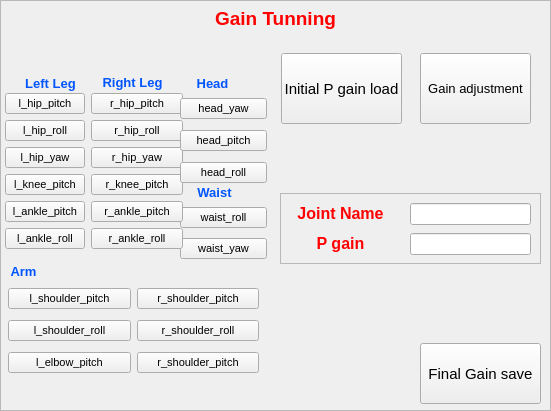
        <widget class="QFrame" name="frame_21">
         <property name="geometry">
          <rect>
           <x>429</x>
           <y>17</y>
           <width>551</width>
           <height>411</height>
          </rect>
         </property>
         <property name="frameShape">
          <enum>QFrame::StyledPanel</enum>
         </property>
         <property name="frameShadow">
          <enum>QFrame::Raised</enum>
         </property>
         <widget class="QWidget" name="verticalLayoutWidget_7">
          <property name="geometry">
           <rect>
            <x>180</x>
            <y>203</y>
            <width>87</width>
            <height>62</height>
           </rect>
          </property>
          <layout class="QVBoxLayout" name="verticalLayout_7">
           <item>
            <widget class="QPushButton" name="waist_roll_button">
             <property name="font">
              <font>
               <pointsize>8</pointsize>
              </font>
             </property>
             <property name="text">
              <string>waist_roll</string>
             </property>
            </widget>
           </item>
           <item>
            <widget class="QPushButton" name="waist_yaw_button">
             <property name="font">
              <font>
               <pointsize>8</pointsize>
              </font>
             </property>
             <property name="text">
              <string>waist_yaw</string>
             </property>
            </widget>
           </item>
          </layout>
         </widget>
         <widget class="QLabel" name="label_163">
          <property name="geometry">
           <rect>
            <x>97</x>
            <y>72</y>
            <width>71</width>
            <height>21</height>
           </rect>
          </property>
          <property name="font">
           <font>
            <family>Ubuntu</family>
            <pointsize>24</pointsize>
            <weight>50</weight>
            <bold>false</bold>
           </font>
          </property>
          <property name="frameShape">
           <enum>QFrame::NoFrame</enum>
          </property>
          <property name="text">
           <string>&lt;!DOCTYPE HTML PUBLIC &quot;-//W3C//DTD HTML 4.0//EN&quot; &quot;http://www.w3.org/TR/REC-html40/strict.dtd&quot;&gt;
&lt;html&gt;&lt;head&gt;&lt;meta name=&quot;qrichtext&quot; content=&quot;1&quot; /&gt;&lt;style type=&quot;text/css&quot;&gt;
p, li { white-space: pre-wrap; }
&lt;/style&gt;&lt;/head&gt;&lt;body style=&quot; font-family:'Ubuntu'; font-size:24pt; font-weight:400; font-style:normal;&quot;&gt;
&lt;p align=&quot;center&quot; style=&quot; margin-top:12px; margin-bottom:12px; margin-left:0px; margin-right:0px; -qt-block-indent:0; text-indent:0px;&quot;&gt;&lt;span style=&quot; font-size:10pt; font-weight:600; color:#0055ff;&quot;&gt;Right Leg&lt;/span&gt;&lt;/p&gt;&lt;/body&gt;&lt;/html&gt;</string>
          </property>
          <property name="textFormat">
           <enum>Qt::AutoText</enum>
          </property>
          <property name="margin">
           <number>0</number>
          </property>
         </widget>
         <widget class="QLabel" name="label_164">
          <property name="geometry">
           <rect>
            <x>177</x>
            <y>73</y>
            <width>71</width>
            <height>21</height>
           </rect>
          </property>
          <property name="font">
           <font>
            <family>Ubuntu</family>
            <pointsize>24</pointsize>
            <weight>50</weight>
            <bold>false</bold>
           </font>
          </property>
          <property name="frameShape">
           <enum>QFrame::NoFrame</enum>
          </property>
          <property name="text">
           <string>&lt;!DOCTYPE HTML PUBLIC &quot;-//W3C//DTD HTML 4.0//EN&quot; &quot;http://www.w3.org/TR/REC-html40/strict.dtd&quot;&gt;
&lt;html&gt;&lt;head&gt;&lt;meta name=&quot;qrichtext&quot; content=&quot;1&quot; /&gt;&lt;style type=&quot;text/css&quot;&gt;
p, li { white-space: pre-wrap; }
&lt;/style&gt;&lt;/head&gt;&lt;body style=&quot; font-family:'Ubuntu'; font-size:24pt; font-weight:400; font-style:normal;&quot;&gt;
&lt;p align=&quot;center&quot; style=&quot; margin-top:12px; margin-bottom:12px; margin-left:0px; margin-right:0px; -qt-block-indent:0; text-indent:0px;&quot;&gt;&lt;span style=&quot; font-size:10pt; font-weight:600; color:#0055ff;&quot;&gt;Head&lt;/span&gt;&lt;/p&gt;&lt;/body&gt;&lt;/html&gt;</string>
          </property>
          <property name="textFormat">
           <enum>Qt::AutoText</enum>
          </property>
          <property name="margin">
           <number>0</number>
          </property>
         </widget>
         <widget class="QWidget" name="formLayoutWidget_4">
          <property name="geometry">
           <rect>
            <x>5</x>
            <y>93</y>
            <width>178</width>
            <height>194</height>
           </rect>
          </property>
          <layout class="QFormLayout" name="formLayout_4">
           <item row="0" column="0">
            <widget class="QPushButton" name="l_hip_pitch_button">
             <property name="font">
              <font>
               <pointsize>8</pointsize>
              </font>
             </property>
             <property name="text">
              <string>l_hip_pitch</string>
             </property>
            </widget>
           </item>
           <item row="0" column="1">
            <widget class="QPushButton" name="r_hip_pitch_button">
             <property name="font">
              <font>
               <pointsize>8</pointsize>
              </font>
             </property>
             <property name="text">
              <string>r_hip_pitch</string>
             </property>
            </widget>
           </item>
           <item row="1" column="0">
            <widget class="QPushButton" name="l_hip_roll_button">
             <property name="font">
              <font>
               <pointsize>8</pointsize>
              </font>
             </property>
             <property name="text">
              <string>l_hip_roll</string>
             </property>
            </widget>
           </item>
           <item row="1" column="1">
            <widget class="QPushButton" name="r_hip_roll_button">
             <property name="font">
              <font>
               <pointsize>8</pointsize>
              </font>
             </property>
             <property name="text">
              <string>r_hip_roll</string>
             </property>
            </widget>
           </item>
           <item row="2" column="0">
            <widget class="QPushButton" name="l_hip_yaw_button">
             <property name="font">
              <font>
               <pointsize>8</pointsize>
              </font>
             </property>
             <property name="text">
              <string>l_hip_yaw</string>
             </property>
            </widget>
           </item>
           <item row="2" column="1">
            <widget class="QPushButton" name="r_hip_yaw_button">
             <property name="font">
              <font>
               <pointsize>8</pointsize>
              </font>
             </property>
             <property name="text">
              <string>r_hip_yaw</string>
             </property>
            </widget>
           </item>
           <item row="3" column="0">
            <widget class="QPushButton" name="l_knee_pitch_button">
             <property name="font">
              <font>
               <pointsize>8</pointsize>
              </font>
             </property>
             <property name="text">
              <string>l_knee_pitch</string>
             </property>
            </widget>
           </item>
           <item row="3" column="1">
            <widget class="QPushButton" name="r_knee_pitch_button">
             <property name="font">
              <font>
               <pointsize>8</pointsize>
              </font>
             </property>
             <property name="text">
              <string>r_knee_pitch</string>
             </property>
            </widget>
           </item>
           <item row="4" column="0">
            <widget class="QPushButton" name="l_ankle_pitch_button">
             <property name="font">
              <font>
               <pointsize>8</pointsize>
              </font>
             </property>
             <property name="text">
              <string>l_ankle_pitch</string>
             </property>
            </widget>
           </item>
           <item row="4" column="1">
            <widget class="QPushButton" name="r_ankle_pitch_button">
             <property name="font">
              <font>
               <pointsize>8</pointsize>
              </font>
             </property>
             <property name="text">
              <string>r_ankle_pitch</string>
             </property>
            </widget>
           </item>
           <item row="5" column="1">
            <widget class="QPushButton" name="r_ankle_roll_button">
             <property name="font">
              <font>
               <pointsize>8</pointsize>
              </font>
             </property>
             <property name="text">
              <string>r_ankle_roll</string>
             </property>
            </widget>
           </item>
           <item row="5" column="0">
            <widget class="QPushButton" name="l_ankle_roll_button">
             <property name="font">
              <font>
               <pointsize>8</pointsize>
              </font>
             </property>
             <property name="text">
              <string>l_ankle_roll</string>
             </property>
            </widget>
           </item>
          </layout>
         </widget>
         <widget class="QLabel" name="label_165">
          <property name="geometry">
           <rect>
            <x>179</x>
            <y>182</y>
            <width>71</width>
            <height>21</height>
           </rect>
          </property>
          <property name="font">
           <font>
            <family>Ubuntu</family>
            <pointsize>24</pointsize>
            <weight>50</weight>
            <bold>false</bold>
           </font>
          </property>
          <property name="frameShape">
           <enum>QFrame::NoFrame</enum>
          </property>
          <property name="text">
           <string>&lt;!DOCTYPE HTML PUBLIC &quot;-//W3C//DTD HTML 4.0//EN&quot; &quot;http://www.w3.org/TR/REC-html40/strict.dtd&quot;&gt;
&lt;html&gt;&lt;head&gt;&lt;meta name=&quot;qrichtext&quot; content=&quot;1&quot; /&gt;&lt;style type=&quot;text/css&quot;&gt;
p, li { white-space: pre-wrap; }
&lt;/style&gt;&lt;/head&gt;&lt;body style=&quot; font-family:'Ubuntu'; font-size:24pt; font-weight:400; font-style:normal;&quot;&gt;
&lt;p align=&quot;center&quot; style=&quot; margin-top:12px; margin-bottom:12px; margin-left:0px; margin-right:0px; -qt-block-indent:0; text-indent:0px;&quot;&gt;&lt;span style=&quot; font-size:10pt; font-weight:600; color:#0055ff;&quot;&gt;Waist&lt;/span&gt;&lt;/p&gt;&lt;/body&gt;&lt;/html&gt;</string>
          </property>
          <property name="textFormat">
           <enum>Qt::AutoText</enum>
          </property>
          <property name="margin">
           <number>0</number>
          </property>
         </widget>
         <widget class="QWidget" name="verticalLayoutWidget_3">
          <property name="geometry">
           <rect>
            <x>180</x>
            <y>93</y>
            <width>87</width>
            <height>95</height>
           </rect>
          </property>
          <layout class="QVBoxLayout" name="verticalLayout_3">
           <item>
            <widget class="QPushButton" name="head_yaw_button">
             <property name="font">
              <font>
               <pointsize>8</pointsize>
               <italic>false</italic>
              </font>
             </property>
             <property name="text">
              <string>head_yaw</string>
             </property>
            </widget>
           </item>
           <item>
            <widget class="QPushButton" name="head_pitch_button">
             <property name="font">
              <font>
               <pointsize>8</pointsize>
               <italic>false</italic>
              </font>
             </property>
             <property name="text">
              <string>head_pitch</string>
             </property>
            </widget>
           </item>
           <item>
            <widget class="QPushButton" name="head_roll_button">
             <property name="font">
              <font>
               <pointsize>8</pointsize>
               <italic>false</italic>
              </font>
             </property>
             <property name="text">
              <string>head_roll</string>
             </property>
            </widget>
           </item>
          </layout>
         </widget>
         <widget class="QLabel" name="label_162">
          <property name="geometry">
           <rect>
            <x>15</x>
            <y>73</y>
            <width>71</width>
            <height>21</height>
           </rect>
          </property>
          <property name="font">
           <font>
            <family>Ubuntu</family>
            <pointsize>24</pointsize>
            <weight>50</weight>
            <bold>false</bold>
           </font>
          </property>
          <property name="frameShape">
           <enum>QFrame::NoFrame</enum>
          </property>
          <property name="text">
           <string>&lt;!DOCTYPE HTML PUBLIC &quot;-//W3C//DTD HTML 4.0//EN&quot; &quot;http://www.w3.org/TR/REC-html40/strict.dtd&quot;&gt;
&lt;html&gt;&lt;head&gt;&lt;meta name=&quot;qrichtext&quot; content=&quot;1&quot; /&gt;&lt;style type=&quot;text/css&quot;&gt;
p, li { white-space: pre-wrap; }
&lt;/style&gt;&lt;/head&gt;&lt;body style=&quot; font-family:'Ubuntu'; font-size:24pt; font-weight:400; font-style:normal;&quot;&gt;
&lt;p align=&quot;center&quot; style=&quot; margin-top:12px; margin-bottom:12px; margin-left:0px; margin-right:0px; -qt-block-indent:0; text-indent:0px;&quot;&gt;&lt;span style=&quot; font-size:10pt; font-weight:600; color:#0055ff;&quot;&gt;Left Leg&lt;/span&gt;&lt;/p&gt;&lt;/body&gt;&lt;/html&gt;</string>
          </property>
          <property name="textFormat">
           <enum>Qt::AutoText</enum>
          </property>
          <property name="margin">
           <number>0</number>
          </property>
         </widget>
         <widget class="QFrame" name="frame_35">
          <property name="geometry">
           <rect>
            <x>280</x>
            <y>193</y>
            <width>261</width>
            <height>71</height>
           </rect>
          </property>
          <property name="frameShape">
           <enum>QFrame::StyledPanel</enum>
          </property>
          <property name="frameShadow">
           <enum>QFrame::Raised</enum>
          </property>
          <widget class="QLineEdit" name="joint_name_edit">
           <property name="geometry">
            <rect>
             <x>130</x>
             <y>10</y>
             <width>121</width>
             <height>22</height>
            </rect>
           </property>
          </widget>
          <widget class="QLabel" name="label_166">
           <property name="geometry">
            <rect>
             <x>10</x>
             <y>0</y>
             <width>101</width>
             <height>41</height>
            </rect>
           </property>
           <property name="font">
            <font>
             <family>Ubuntu</family>
             <pointsize>24</pointsize>
             <weight>50</weight>
             <bold>false</bold>
            </font>
           </property>
           <property name="frameShape">
            <enum>QFrame::NoFrame</enum>
           </property>
           <property name="text">
            <string>&lt;!DOCTYPE HTML PUBLIC &quot;-//W3C//DTD HTML 4.0//EN&quot; &quot;http://www.w3.org/TR/REC-html40/strict.dtd&quot;&gt;
&lt;html&gt;&lt;head&gt;&lt;meta name=&quot;qrichtext&quot; content=&quot;1&quot; /&gt;&lt;style type=&quot;text/css&quot;&gt;
p, li { white-space: pre-wrap; }
&lt;/style&gt;&lt;/head&gt;&lt;body style=&quot; font-family:'Ubuntu'; font-size:24pt; font-weight:400; font-style:normal;&quot;&gt;
&lt;p align=&quot;center&quot; style=&quot; margin-top:12px; margin-bottom:12px; margin-left:0px; margin-right:0px; -qt-block-indent:0; text-indent:0px;&quot;&gt;&lt;span style=&quot; font-size:12pt; font-weight:600; color:#ff0000;&quot;&gt;Joint Name&lt;/span&gt;&lt;/p&gt;&lt;/body&gt;&lt;/html&gt;</string>
           </property>
           <property name="textFormat">
            <enum>Qt::AutoText</enum>
           </property>
           <property name="margin">
            <number>0</number>
           </property>
          </widget>
          <widget class="QLabel" name="label_167">
           <property name="geometry">
            <rect>
             <x>10</x>
             <y>30</y>
             <width>101</width>
             <height>41</height>
            </rect>
           </property>
           <property name="font">
            <font>
             <family>Ubuntu</family>
             <pointsize>24</pointsize>
             <weight>50</weight>
             <bold>false</bold>
            </font>
           </property>
           <property name="frameShape">
            <enum>QFrame::NoFrame</enum>
           </property>
           <property name="text">
            <string>&lt;!DOCTYPE HTML PUBLIC &quot;-//W3C//DTD HTML 4.0//EN&quot; &quot;http://www.w3.org/TR/REC-html40/strict.dtd&quot;&gt;
&lt;html&gt;&lt;head&gt;&lt;meta name=&quot;qrichtext&quot; content=&quot;1&quot; /&gt;&lt;style type=&quot;text/css&quot;&gt;
p, li { white-space: pre-wrap; }
&lt;/style&gt;&lt;/head&gt;&lt;body style=&quot; font-family:'Ubuntu'; font-size:24pt; font-weight:400; font-style:normal;&quot;&gt;
&lt;p align=&quot;center&quot; style=&quot; margin-top:12px; margin-bottom:12px; margin-left:0px; margin-right:0px; -qt-block-indent:0; text-indent:0px;&quot;&gt;&lt;span style=&quot; font-size:12pt; font-weight:600; color:#ff0000;&quot;&gt;P gain&lt;/span&gt;&lt;/p&gt;&lt;/body&gt;&lt;/html&gt;</string>
           </property>
           <property name="textFormat">
            <enum>Qt::AutoText</enum>
           </property>
           <property name="margin">
            <number>0</number>
           </property>
          </widget>
          <widget class="QLineEdit" name="p_gain_edit">
           <property name="geometry">
            <rect>
             <x>130</x>
             <y>40</y>
             <width>121</width>
             <height>22</height>
            </rect>
           </property>
          </widget>
         </widget>
         <widget class="QWidget" name="gridLayoutWidget">
          <property name="geometry">
           <rect>
            <x>8</x>
            <y>283</y>
            <width>251</width>
            <height>95</height>
           </rect>
          </property>
          <layout class="QGridLayout" name="gridLayout">
           <item row="0" column="2">
            <widget class="QPushButton" name="r_shoulder_pitch_button">
             <property name="font">
              <font>
               <pointsize>8</pointsize>
              </font>
             </property>
             <property name="text">
              <string>r_shoulder_pitch</string>
             </property>
            </widget>
           </item>
           <item row="0" column="0">
            <widget class="QPushButton" name="l_shoulder_pitch_button">
             <property name="font">
              <font>
               <pointsize>8</pointsize>
              </font>
             </property>
             <property name="text">
              <string>l_shoulder_pitch</string>
             </property>
            </widget>
           </item>
           <item row="1" column="0">
            <widget class="QPushButton" name="l_shoulder_roll_button">
             <property name="font">
              <font>
               <pointsize>8</pointsize>
              </font>
             </property>
             <property name="text">
              <string>l_shoulder_roll</string>
             </property>
            </widget>
           </item>
           <item row="2" column="0">
            <widget class="QPushButton" name="l_elbow_pitch_button">
             <property name="font">
              <font>
               <pointsize>8</pointsize>
              </font>
             </property>
             <property name="text">
              <string>l_elbow_pitch</string>
             </property>
            </widget>
           </item>
           <item row="1" column="2">
            <widget class="QPushButton" name="r_shoulder_roll_button">
             <property name="font">
              <font>
               <pointsize>8</pointsize>
              </font>
             </property>
             <property name="text">
              <string>r_shoulder_roll</string>
             </property>
            </widget>
           </item>
           <item row="2" column="2">
            <widget class="QPushButton" name="r_elbow_pitch_button">
             <property name="font">
              <font>
               <pointsize>8</pointsize>
              </font>
             </property>
             <property name="text">
              <string>r_shoulder_pitch</string>
             </property>
            </widget>
           </item>
          </layout>
         </widget>
         <widget class="QLabel" name="label_168">
          <property name="geometry">
           <rect>
            <x>-12</x>
            <y>261</y>
            <width>71</width>
            <height>21</height>
           </rect>
          </property>
          <property name="font">
           <font>
            <family>Ubuntu</family>
            <pointsize>24</pointsize>
            <weight>50</weight>
            <bold>false</bold>
           </font>
          </property>
          <property name="frameShape">
           <enum>QFrame::NoFrame</enum>
          </property>
          <property name="text">
           <string>&lt;!DOCTYPE HTML PUBLIC &quot;-//W3C//DTD HTML 4.0//EN&quot; &quot;http://www.w3.org/TR/REC-html40/strict.dtd&quot;&gt;
&lt;html&gt;&lt;head&gt;&lt;meta name=&quot;qrichtext&quot; content=&quot;1&quot; /&gt;&lt;style type=&quot;text/css&quot;&gt;
p, li { white-space: pre-wrap; }
&lt;/style&gt;&lt;/head&gt;&lt;body style=&quot; font-family:'Ubuntu'; font-size:24pt; font-weight:400; font-style:normal;&quot;&gt;
&lt;p align=&quot;center&quot; style=&quot; margin-top:12px; margin-bottom:12px; margin-left:0px; margin-right:0px; -qt-block-indent:0; text-indent:0px;&quot;&gt;&lt;span style=&quot; font-size:10pt; font-weight:600; color:#0055ff;&quot;&gt;Arm&lt;/span&gt;&lt;/p&gt;&lt;/body&gt;&lt;/html&gt;</string>
          </property>
          <property name="textFormat">
           <enum>Qt::AutoText</enum>
          </property>
          <property name="margin">
           <number>0</number>
          </property>
         </widget>
         <widget class="QPushButton" name="initial_p_gain_load_button">
          <property name="geometry">
           <rect>
            <x>281</x>
            <y>53</y>
            <width>121</width>
            <height>71</height>
           </rect>
          </property>
          <property name="font">
           <font>
            <pointsize>11</pointsize>
           </font>
          </property>
          <property name="text">
           <string>Initial P gain load</string>
          </property>
         </widget>
         <widget class="QPushButton" name="gain_adjustment_button">
          <property name="geometry">
           <rect>
            <x>420</x>
            <y>53</y>
            <width>111</width>
            <height>71</height>
           </rect>
          </property>
          <property name="font">
           <font>
            <pointsize>10</pointsize>
            <italic>false</italic>
           </font>
          </property>
          <property name="text">
           <string>Gain adjustment</string>
          </property>
         </widget>
         <widget class="QPushButton" name="final_gain_save_button">
          <property name="geometry">
           <rect>
            <x>420</x>
            <y>343</y>
            <width>121</width>
            <height>61</height>
           </rect>
          </property>
          <property name="font">
           <font>
            <pointsize>11</pointsize>
           </font>
          </property>
          <property name="text">
           <string>Final Gain save</string>
          </property>
         </widget>
         <widget class="QLabel" name="label_91">
          <property name="geometry">
           <rect>
            <x>200</x>
            <y>-2</y>
            <width>151</width>
            <height>41</height>
           </rect>
          </property>
          <property name="font">
           <font>
            <family>Ubuntu</family>
            <pointsize>24</pointsize>
            <weight>50</weight>
            <bold>false</bold>
           </font>
          </property>
          <property name="frameShape">
           <enum>QFrame::NoFrame</enum>
          </property>
          <property name="text">
           <string>&lt;!DOCTYPE HTML PUBLIC &quot;-//W3C//DTD HTML 4.0//EN&quot; &quot;http://www.w3.org/TR/REC-html40/strict.dtd&quot;&gt;
&lt;html&gt;&lt;head&gt;&lt;meta name=&quot;qrichtext&quot; content=&quot;1&quot; /&gt;&lt;style type=&quot;text/css&quot;&gt;
p, li { white-space: pre-wrap; }
&lt;/style&gt;&lt;/head&gt;&lt;body style=&quot; font-family:'Ubuntu'; font-size:24pt; font-weight:400; font-style:normal;&quot;&gt;
&lt;p align=&quot;center&quot; style=&quot; margin-top:12px; margin-bottom:12px; margin-left:0px; margin-right:0px; -qt-block-indent:0; text-indent:0px;&quot;&gt;&lt;span style=&quot; font-size:14pt; font-weight:600; color:#ff0000;&quot;&gt;Gain Tunning&lt;/span&gt;&lt;/p&gt;&lt;/body&gt;&lt;/html&gt;</string>
          </property>
          <property name="textFormat">
           <enum>Qt::AutoText</enum>
          </property>
          <property name="margin">
           <number>0</number>
          </property>
         </widget>
        </widget>
